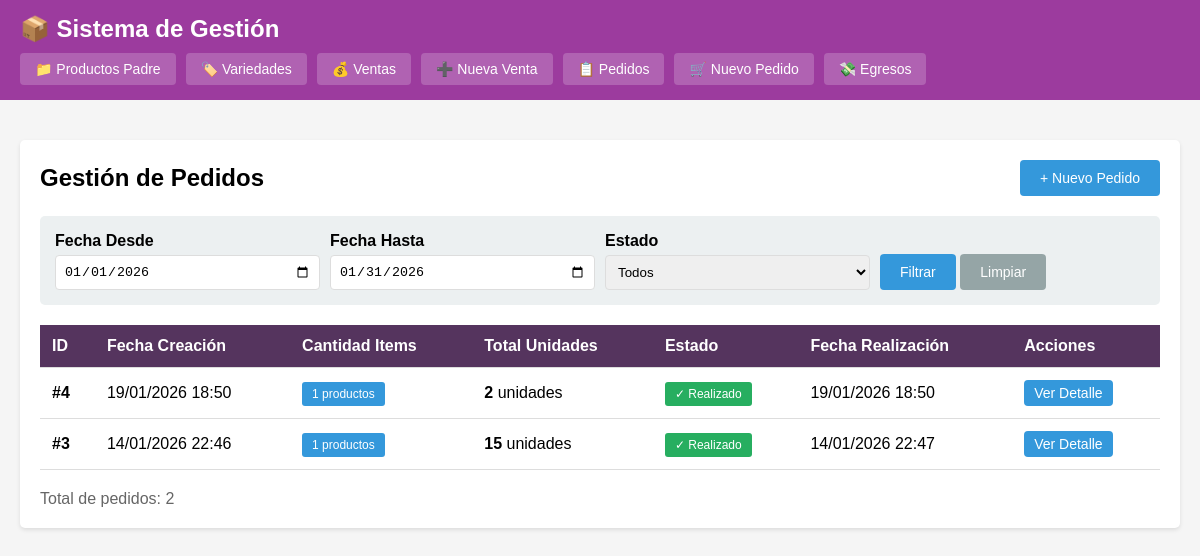
The page /index.php?c=pedido&a=index on the database as committed earlier.
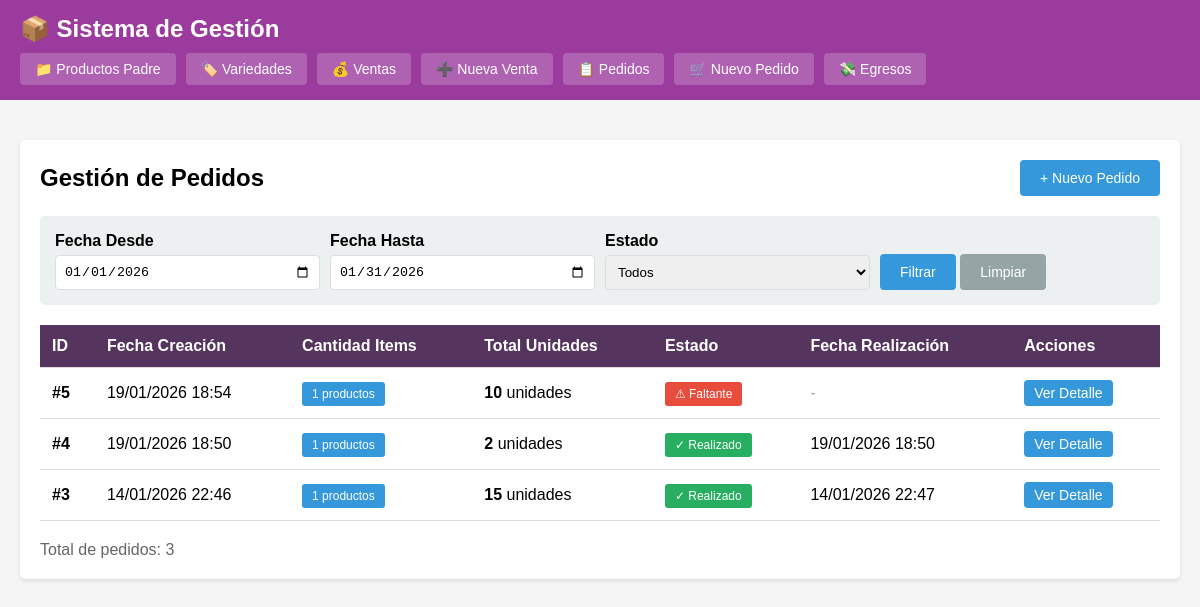
The same page on the database as committed later.
### tables this page shows
CREATE TABLE pedidos (
            id INTEGER PRIMARY KEY AUTOINCREMENT,
            estado VARCHAR(20) DEFAULT 'pendiente',
            observaciones TEXT,
            fecha_creacion DATETIME DEFAULT CURRENT_TIMESTAMP,
            fecha_realizacion DATETIME
        );

### controllers/PedidoController.php (called while the page is built, shortened)
<?php
class PedidoController {
    private $pedidoModel;
    public function __construct() {
        $this->pedidoModel = new Pedido();
    }
    public function index() {
        $filtros = [];
        if (empty($_GET['fecha_desde']) && empty($_GET['fecha_hasta']) && empty($_GET['estado'])) {
            $filtros['fecha_desde'] = date('Y-m-01');
            $filtros['fecha_hasta'] = date('Y-m-t');
        }
        $pedidos = $this->pedidoModel->getAll($filtros);
        $this->render('pedidos/index', [
            'pedidos' => $pedidos,
            'filtros' => $filtros
        ]);
    }
    private function render($view, $data = []) {
        extract($data);
        require BASE_PATH . '/views/' . $view . '.php';
        require BASE_PATH . '/views/layout.php';
    }
}
?>

### config/database.php (called while the page is built, shortened)
<?php
class Database {
    private static $instance = null;
    private $conn;
    private function __construct() {
        try {
            $this->conn = new PDO('sqlite:' . DB_PATH);
            $this->conn->setAttribute(PDO::ATTR_ERRMODE, PDO::ERRMODE_EXCEPTION);
            $this->conn->setAttribute(PDO::ATTR_DEFAULT_FETCH_MODE, PDO::FETCH_ASSOC);
        } catch(PDOException $e) {
            die("Error de conexión: " . $e->getMessage());
        }
    }
    public static function getInstance() {
        if (self::$instance === null) {
            self::$instance = new self();
        }
        return self::$instance;
    }
    public function getConnection() {
        return $this->conn;
    }
}
?>

### models/Pedido.php (called while the page is built, shortened)
<?php
class Pedido {
    private $db;
    public function __construct() {
        $this->db = Database::getInstance()->getConnection();
    }
    public function getAll($filtros = []) {
        $sql = "SELECT p.*,
                COUNT(pd.id) as cantidad_items,
                SUM(pd.cantidad_solicitada) as total_unidades
                FROM pedidos p
                LEFT JOIN pedido_detalles pd ON p.id = pd.pedido_id
                WHERE 1=1";
        $params = [];
        if (!empty($filtros['fecha_desde'])) {
            $sql .= " AND DATE(p.fecha_creacion) >= ?";
            $params[] = $filtros['fecha_desde'];
        }
        if (!empty($filtros['fecha_hasta'])) {
            $sql .= " AND DATE(p.fecha_creacion) <= ?";
            $params[] = $filtros['fecha_hasta'];
        }
        $sql .= " GROUP BY p.id ORDER BY p.fecha_creacion DESC";
        $stmt = $this->db->prepare($sql);
        $stmt->execute($params);
        return $stmt->fetchAll();
    }
}
?>

### views/pedidos/index.php (the view, shortened to what the changed rows need)
<div style="display: flex; justify-content: space-between; align-items: center; margin-bottom: 20px;">
    <h2>Gestión de Pedidos</h2>
    <a href="index.php?c=pedido&a=nuevo" class="btn btn-primary">+ Nuevo Pedido</a>
</div>
<div class="filtros">
    <form method="GET" action="index.php">
    </form>
</div>
<?php if (empty($pedidos)): ?>
    <p>No hay pedidos registrados.</p>
<?php else: ?>
    <table>
        <thead>
            <tr>
                <th>ID</th>
                <th>Fecha Creación</th>
                <th>Cantidad Items</th>
                <th>Total Unidades</th>
                <th>Estado</th>
                <th>Fecha Realización</th>
                <th>Acciones</th>
            </tr>
        </thead>
        <tbody>
            <?php foreach ($pedidos as $pedido): ?>
                <tr>
                    <td><strong>#<?= $pedido['id'] ?></strong></td>
                    <td><?= date('d/m/Y H:i', strtotime($pedido['fecha_creacion'])) ?></td>
                    <td>
                        <span class="badge" style="background: #3498db;"><?= $pedido['cantidad_items'] ?> productos</span>
                    </td>
                    <td>
                        <strong><?= $pedido['total_unidades'] ?></strong> unidades
                    </td>
                    <td>
                        <?php if ($pedido['estado'] == 'pendiente'): ?>
                            <span class="badge badge-pendiente">⏳ Pendiente</span>
                        <?php elseif ($pedido['estado'] == 'realizado'): ?>
                            <span class="badge badge-realizado">✓ Realizado</span>
                        <?php else: ?>
                            <span class="badge badge-faltante">⚠ Faltante</span>
                        <?php endif; ?>
                    </td>
                    <td>
                        <?php if ($pedido['fecha_realizacion']): ?>
                            <?= date('d/m/Y H:i', strtotime($pedido['fecha_realizacion'])) ?>
                        <?php else: ?>
                            <span style="color: #95a5a6;">-</span>
                        <?php endif; ?>
                    </td>
                    <td>
                        <a href="index.php?c=pedido&a=detalle&id=<?= $pedido['id'] ?>" class="btn btn-primary" style="padding: 5px 10px;">Ver Detalle</a>
                    </td>
                </tr>
            <?php endforeach; ?>
        </tbody>
    </table>
    <div style="margin-top: 20px; color: #666;">
        Total de pedidos: <?= count($pedidos) ?>
    </div>
<?php endif; ?>

Rows that differ between the two databases and show on the page:
added pedidos: id "5", fecha_creacion "19/01/2026 18:54", cantidad_items "1", total_unidades "10", estado "⚠ Faltante"
Other text that changed with them:
count($pedidos): "2" → "3"
